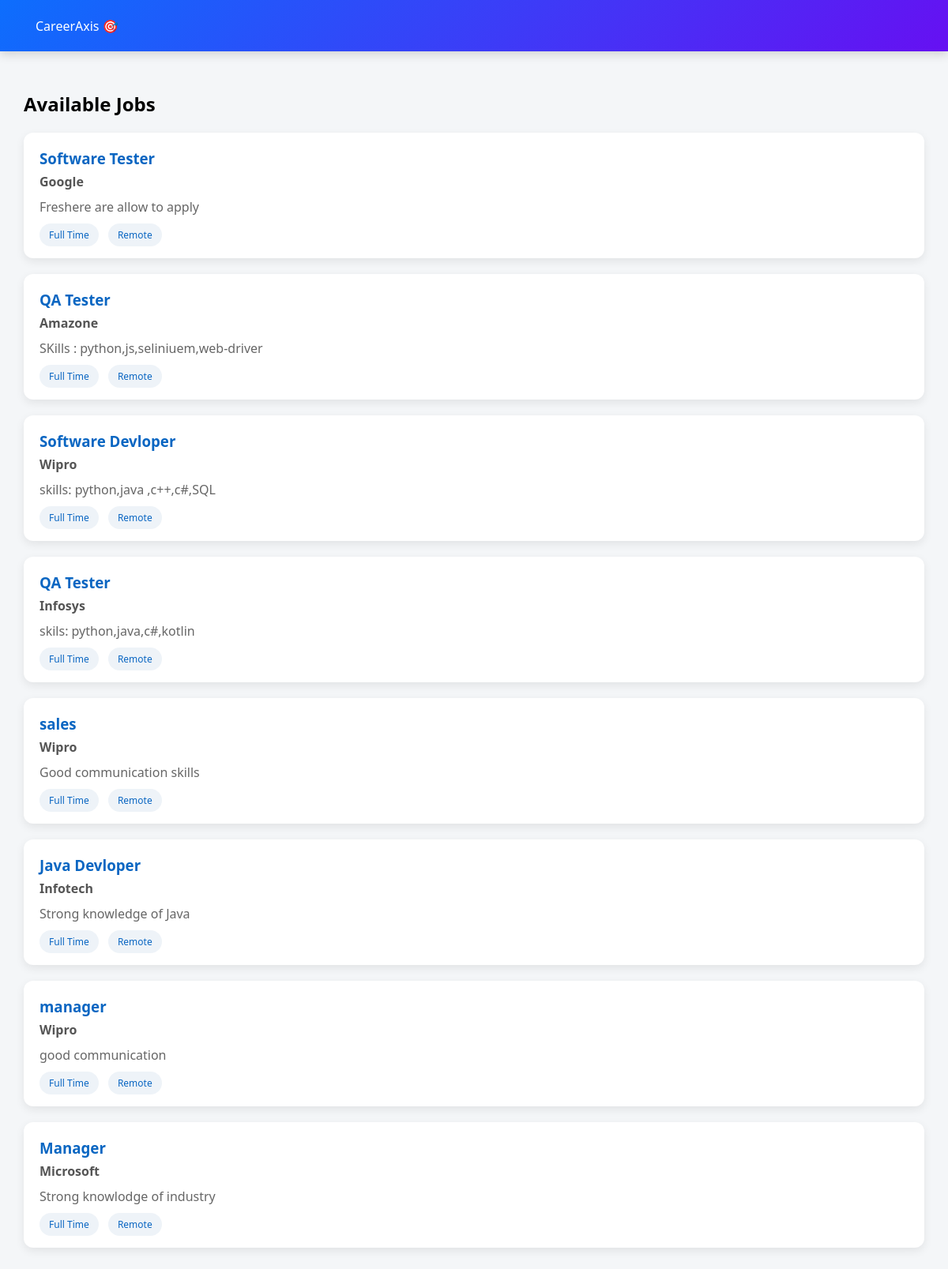
Page /jobs on the committed database.
### tables this page shows
CREATE TABLE jobs(
    id INTEGER PRIMARY KEY AUTOINCREMENT,
    title TEXT,
    company TEXT,
    description TEXT
, admin_id INTEGER);

### app.py (the view)
@app.route("/jobs")
def jobs():
    db = get_db()
    cur = db.cursor()
    if session.get("role") == "admin":
        admin_id = session["user_id"]
        cur.execute("SELECT * FROM jobs WHERE admin_id=?", (admin_id,))
    else:
        cur.execute("SELECT * FROM jobs")
    jobs = cur.fetchall()
    db.close()
    return render_template("jobs.html", jobs=jobs, role=session.get("role"))

### app.py (called while the page is built)
def get_db():
    return sqlite3.connect("database.db")

### templates/jobs.html (shortened to what this page needs)
{% extends "base.html" %}
{% block content %}
<h2>Available Jobs</h2>
<div class="jobs-container">
    {% for job in jobs %}
    <div class="job-card">
        <div class="job-left">
            <h3>{{ job[1] }}</h3>
            <p class="company">{{ job[2] }}</p>
            <p class="desc">{{ job[3] }}</p>
            <div class="tags">
                <span class="tag">Full Time</span>
                <span class="tag">Remote</span>
            </div>
        </div>
    </div>
    {% endfor %}
</div>
{% endblock %}

### static/css/main.css (style rules this page uses)
body { margin: 0; font-family: 'Segoe UI', sans-serif, 'Poppins'; background: #f4f6f8; }
.jobs-container { display: flex; flex-direction: column; gap: 20px; }
.job-card { background: #ffffff; display: flex; justify-content: space-between; align-items: center; padding: 20px; border-radius: 12px; box-shadow: 0 4px 12px rgba(0,0,0,0.08); transition: all 0.2s ease-in-out; }
.job-left h3 { margin: 0; color: #0a66c2; }
.company { font-weight: 600; color: #555; margin: 6px 0; }
.desc { color: #666; margin: 10px 0; }
.tags { margin-top: 12px; }
.tag { background: #eef3f8; color: #0a66c2; padding: 6px 12px; border-radius: 20px; font-size: 12px; margin-right: 8px; }

### rows in the picture
jobs: title "Software Tester", company "Google", description "Freshere are allow to apply"
jobs: title "QA Tester", company "Amazone", description "SKills : python,js,seliniuem,web-driver"
jobs: title "Software Devloper", company "Wipro", description "skills: python,java ,c++,c#,SQL"
jobs: title "QA Tester", company "Infosys", description "skils: python,java,c#,kotlin"
jobs: title "sales", company "Wipro", description "Good communication skills"
jobs: title "Java Devloper", company "Infotech", description "Strong knowledge of Java"
jobs: title "manager", company "Wipro", description "good communication"
jobs: title "Manager", company "Microsoft", description "Strong knowlodge of industry"
